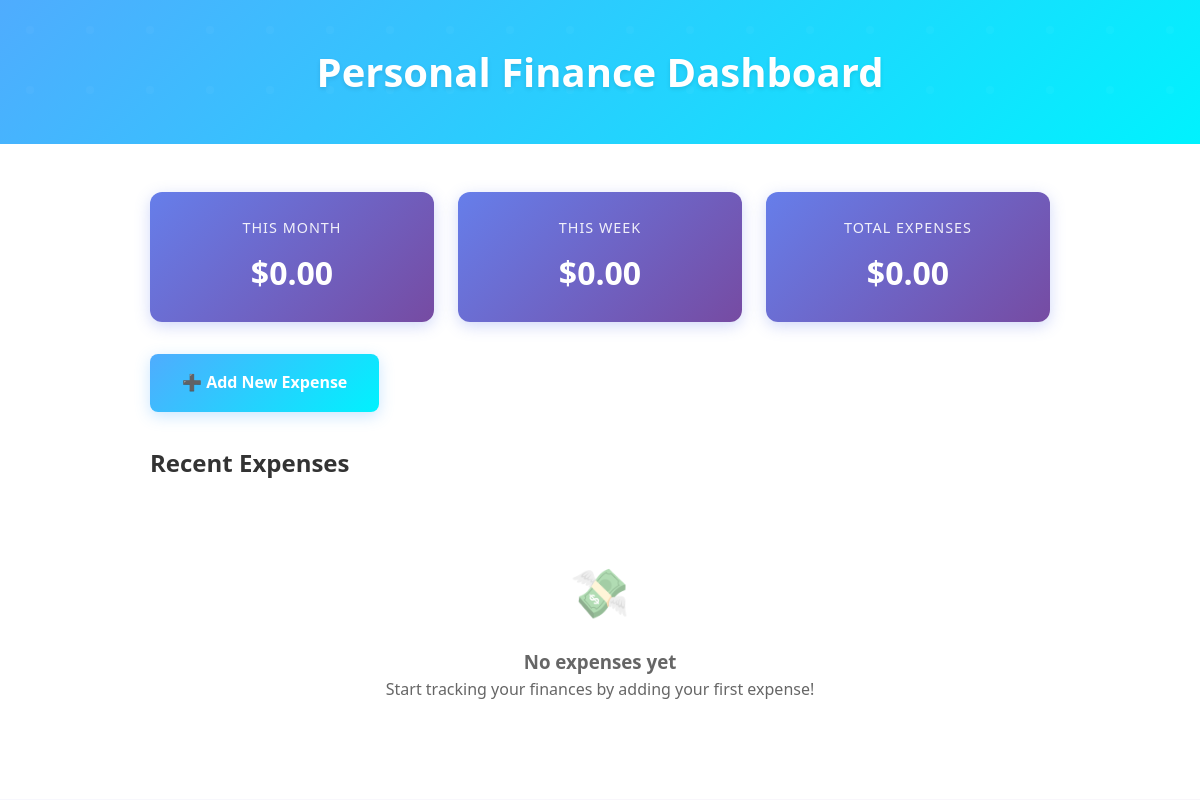
Before: / with the older database file.
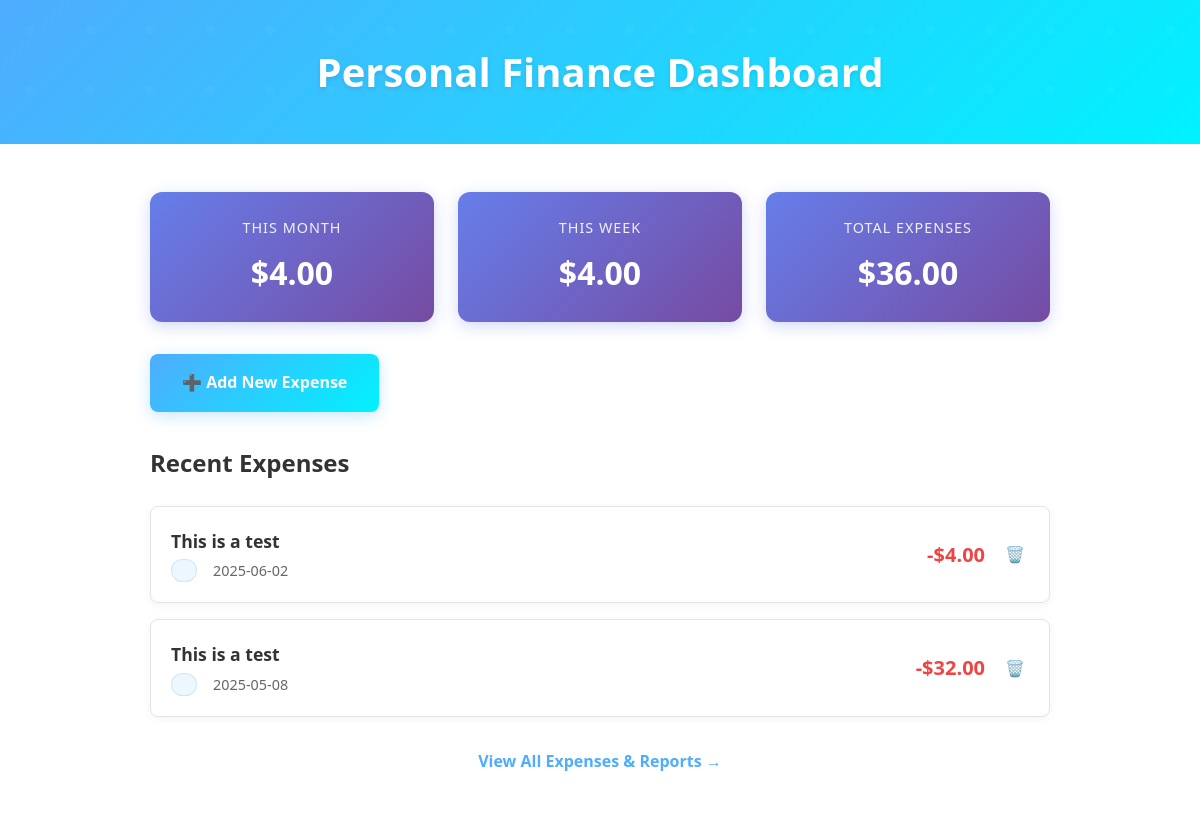
After: the same page with the newer database file.
### tables this page shows
CREATE TABLE expenses (
    id INTEGER PRIMARY KEY,
    amount DECIMAL(10,2) NOT NULL,
    description TEXT NOT NULL,
    category_id INTEGER,
    expense_date DATE NOT NULL,
    created_at TIMESTAMP DEFAULT CURRENT_TIMESTAMP,
    FOREIGN KEY (category_id) REFERENCES categories(id)
);

### app/app.py (the view)
@app.route('/')
def index():
    data = db.get_db()
    error = None
    expenses = None
    total = None
    monthly_total = None
    weekly_total = None
    now = datetime.datetime.now()
    current_year = now.year
    current_month = now.month
    current_week = now.strftime("%W")
    if error is None:
        try:
            expenses = data.execute("SELECT * FROM expenses ORDER BY expense_date DESC").fetchall()
            total = data.execute("SELECT SUM(amount) FROM expenses").fetchone()[0] or 0
            total = f"{total:.2f}"
            monthly_total = data.execute("""
                                         SELECT SUM(amount)
                                         FROM expenses
                                         WHERE strftime('%Y', expense_date) = ?
                                           AND strftime('%m', expense_date) = ?
                                             """, (str(current_year), f"{current_month:02d}")).fetchone()[0]
            monthly_total = f"{monthly_total:.2f}"
            weekly_total = data.execute("""
                                        SELECT SUM(amount)
                                        FROM expenses
                                        WHERE strftime('%Y', expense_date) = ?
                                          AND strftime('%W', expense_date) = ?
                                        """, (str(current_year), current_week)).fetchone()[0]
            weekly_total = f"{weekly_total:.2f}"
        except:
            error = "Database error"
    flash(error)
    return render_template('index.html', expenses=expenses, total_expenses=total, monthly_total=monthly_total, weekly_total=weekly_total)

### app/database.py (called while the page is built)
def get_db():
    if 'db' not in g:
        g.db = sqlite3.connect(
            current_app.config['DATABASE'],
            detect_types=sqlite3.PARSE_DECLTYPES
        )
        g.db.row_factory = sqlite3.Row
    return g.db

### app/templates/index.html
{% extends 'base.html' %}
{% block header %}
    <h1>{% block title %}Personal Finance Dashboard{% endblock %}</h1>
{% endblock %}
{% block content %}
<div class="expense-list-container">
    <div class="expense-summary">
        <div class="summary-card">
            <h3>This Month</h3>
            <p class="amount">${{ monthly_total or "0.00" }}</p>
        </div>
        <div class="summary-card">
            <h3>This Week</h3>
            <p class="amount">${{ weekly_total or "0.00" }}</p>
        </div>
        <div class="summary-card">
            <h3>Total Expenses</h3>
            <p class="amount">${{ total_expenses or "0.00" }}</p>
        </div>
    </div>
    <a href="{{ url_for('add_expense') }}" class="add-expense-btn">
        ➕ Add New Expense
    </a>
    <div class="recent-expenses">
        <h2 style="margin-bottom: 1.5rem; color: #333;">Recent Expenses</h2>
        {% if expenses %}
            {% for expense in expenses %}
            <div class="expense-item">
                <div class="expense-details">
                    <h4>{{ expense.description }}</h4>
                    <div class="expense-meta">
                        <span class="category-badge">{{ expense.category }}</span>
                        <span>{{ expense.expense_date.strftime('%Y-%m-%d') if expense.expense_date else 'No date' }}</span>
                    </div>
                </div>
                <div class="expense-amount">
                    -${{ "%.2f"|format(expense.amount) }}
                </div>
                <div class="expense-actions">
                    <form method="POST" action="{{ url_for('delete_expense', expense_id=expense.id) }}" onsubmit="return confirm('Are you sure you want to delete this expense?');">
                        <button type="submit" class="delete-btn" title="Delete expense">🗑️</button>
                    </form>
                </div>
            </div>
            {% endfor %}
            <div style="text-align: center; margin-top: 2rem;">
                <a href="{{ url_for('reports') }}" style="color: #4facfe; text-decoration: none; font-weight: 600;">
                    View All Expenses & Reports →
                </a>
            </div>
        {% else %}
            <div class="no-expenses">
                <div class="no-expenses-icon">💸</div>
                <h3>No expenses yet</h3>
                <p>Start tracking your finances by adding your first expense!</p>
            </div>
        {% endif %}
    </div>
</div>
{% endblock %}

### app/templates/base.html (shortened to what this page needs)
<!doctype html>
<html lang="en">
<head>
    <link rel="stylesheet" href="{{ url_for('static', filename='style.css') }}">
</head>
<body>
    <section class="content">
        <header>
            {% block header %}{% endblock %}
        </header>
        <div class="main-content">
            {% block content %}{% endblock %}
        </div>
    </section>
</body>
</html>

### app/static/style.css (style rules this page uses)
* { margin: 0; padding: 0; box-sizing: border-box; }
body { font-family: 'Segoe UI', Tahoma, Geneva, Verdana, sans-serif; background: linear-gradient(135deg, #667eea 0%, #764ba2 100%); min-height: 100vh; color: #333; line-height: 1.6; }
.content { max-width: 1200px; margin: 0 auto; min-height: 100vh; background: rgba(255, 255, 255, 0.95); backdrop-filter: blur(10px); box-shadow: 0 8px 32px rgba(0, 0, 0, 0.1); }
header { background: linear-gradient(135deg, #4facfe 0%, #00f2fe 100%); color: white; padding: 2.5rem 2rem; text-align: center; position: relative; overflow: hidden; }
header::before { content: ''; position: absolute; top: 0; left: 0; right: 0; bottom: 0; opacity: 0.3; }
header h1 { font-size: 2.5rem; font-weight: 700; margin: 0; position: relative; z-index: 1; text-shadow: 0 2px 4px rgba(0, 0, 0, 0.1); }
.main-content { padding: 3rem 2rem; background: #fff; }
form { max-width: 600px; margin: 0 auto; background: #fff; padding: 2.5rem; border-radius: 12px; box-shadow: 0 10px 30px rgba(0, 0, 0, 0.1); border: 1px solid rgba(0, 0, 0, 0.05); }
.expense-list-container { max-width: 900px; margin: 0 auto; }
.expense-summary { display: grid; grid-template-columns: repeat(auto-fit, minmax(250px, 1fr)); gap: 1.5rem; margin-bottom: 2rem; }
.summary-card { background: linear-gradient(135deg, #667eea 0%, #764ba2 100%); color: white; padding: 1.5rem; border-radius: 12px; text-align: center; box-shadow: 0 4px 15px rgba(102, 126, 234, 0.3); }
.summary-card h3 { font-size: 0.9rem; font-weight: 500; margin-bottom: 0.5rem; opacity: 0.9; text-transform: uppercase; letter-spacing: 1px; }
.summary-card .amount { font-size: 2rem; font-weight: 700; margin: 0; }
.add-expense-btn { display: inline-flex; align-items: center; gap: 0.5rem; background: linear-gradient(135deg, #4facfe 0%, #00f2fe 100%); color: white; text-decoration: none; padding: 1rem 2rem; border-radius: 8px; font-weight: 600; transition: all 0.3s ease; margin-bottom: 2rem; box-shadow: 0 4px 15px rgba(79, 172, 254, 0.3); }
.expense-item { background: #fff; border: 1px solid #e1e5e9; border-radius: 8px; padding: 1.25rem; margin-bottom: 1rem; transition: all 0.3s ease; display: flex; justify-content: space-between; align-items: center; gap: 1rem; box-shadow: 0 2px 8px rgba(0, 0, 0, 0.05); }
.expense-details { flex: 1; min-width: 0; }
.expense-details h4 { margin: 0 0 0.25rem 0; color: #333; font-size: 1.1rem; }
.expense-meta { display: flex; gap: 1rem; font-size: 0.9rem; color: #666; }
.expense-amount { font-size: 1.25rem; font-weight: 700; color: #ef4444; flex-shrink: 0; }
.expense-actions { flex-shrink: 0; }
.expense-actions form { all: unset; display: inline; margin: 0; padding: 0; background: none; box-shadow: none; border: none; border-radius: 0; }
.delete-btn { background: none; border: none; font-size: 1rem; cursor: pointer; padding: 0.25rem; border-radius: 4px; transition: all 0.2s ease; color: #666; display: inline-flex; align-items: center; justify-content: center; }
.category-badge { display: inline-block; padding: 0.25rem 0.75rem; background: rgba(79, 172, 254, 0.1); color: #4facfe; border-radius: 20px; font-size: 0.85rem; font-weight: 500; border: 1px solid rgba(79, 172, 254, 0.2); }

Changed rows visible on the page:
added expenses: description "This is a test", expense_date "2025-06-02", amount "4.00"
added expenses: description "This is a test", expense_date "2025-05-08", amount "32.00"
Other visible differences:
{{ monthly_total or "0.00" }}: "0.00" → "4.00"
{{ weekly_total or "0.00" }}: "0.00" → "4.00"
{{ total_expenses or "0.00" }}: "0.00" → "36.00"
text no longer shown: "💸 No expenses yet Start tracking your finances by adding your first expense!"
text now shown: "View All Expenses & Reports →"
